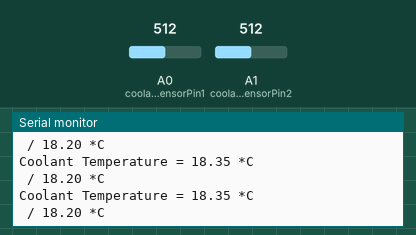
Simulated run of this sketch. Board: Arduino Uno, built with avr-gcc and run on an emulated ATmega328P. Shown: the last lines printed to the serial monitor. The inputs (shaded band) are chosen by the test bench; at power-on: A0 (coolantsensorPin1) = 512, A1 (coolantsensorPin2) = 512.

Above: at 1.2 s.
1.3 s: A0 (coolantsensorPin1) set to 716
At 1.57 s:
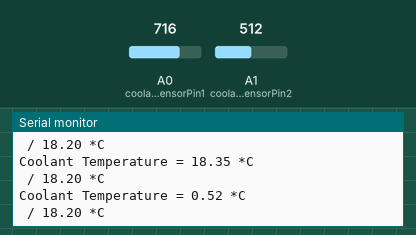
2.8 s: A1 (coolantsensorPin2) set to 716
At 3.2 s:
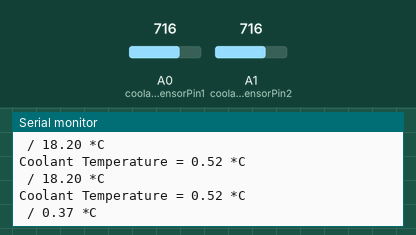
4.3 s: A0 (coolantsensorPin1) set to 900
At 4.37 s:
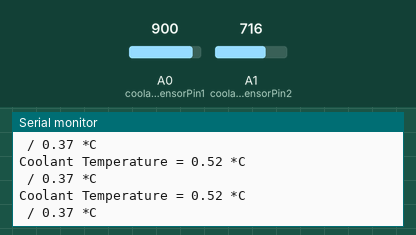
5.8 s: A1 (coolantsensorPin2) set to 900
At 6.0 s:
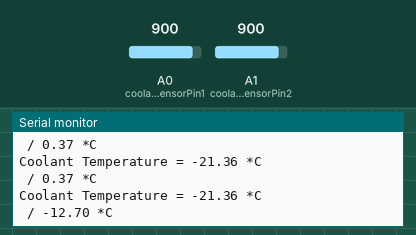
Timing chart, 0 to 8.3 s (numbered marks = the images above; inputs shaded):
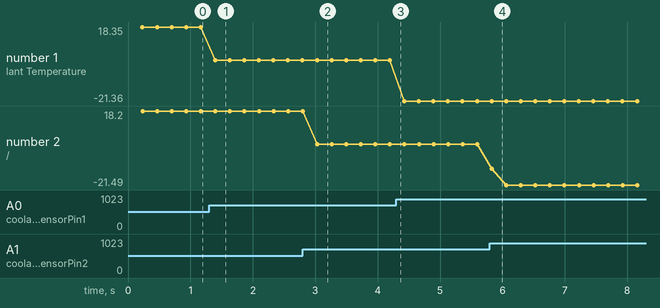

The sketch:

Temp_sensor.ino
```cpp
#include <Arduino.h>
#include <stdio.h>
#include <string.h>
#define coolantsensorDivider1 71400                    //defines the resistor value that is in series in the voltage divider
#define coolantsensorDivider2 71900                    //defines the resistor value that is in series in the voltage divider
#define coolantsensorPin1 A0                          //defines the analog pin of the input voltage from the voltage divider
#define coolantsensorPin2 A1
#define NUMSAMPLES 3                          //defines the number of samples to be taken for a smooth average
const float steinconstA = 0.00103425656083732;        //steinhart equation constant A, determined from wikipedia equations
const float steinconstB = 0.000191846988665616;       //steinhart equation constant B, determined from wikipedia equations
const float steinconstC = 0.000000180267870856939;    //steinhart equation constant C, determined from wikipedia equations
void tempsensor();


void setup() {
  // put your setup code here, to run once:
  Serial.begin(115200);
}

void loop() {
  // put your main code here, to run repeatedly:
  delay(200);
  tempsensor();
}


////////////////////////////////////////////CoolantTemp function/////////////////////////////////////////
void tempsensor(){
  float average1 = 0;
  float average2 = 0;
  for (uint8_t i=0; i<NUMSAMPLES; i++) {
    average1 += analogRead(coolantsensorPin1);
    average2 += analogRead(coolantsensorPin2);
    //Serial.print("average1 = ");
    //Serial.print(average1);Serial.println(" *v");
    delay(10);
  }
  //average1 = average1*3.3/4.9;
  average1 /= NUMSAMPLES;
  average1 = (coolantsensorDivider1*average1)/(1023-average1);
  //average2 = average2*3.3/4.9;
  average2 /= NUMSAMPLES;
  average2 = (coolantsensorDivider2*average2)/(1023-average2);
  float steinhart1;
  float steinhart2;
  steinhart1 = log(average1);                      //lnR
  steinhart1 = pow(steinhart1,3);                  //(lnR)^3
  steinhart1 *= steinconstC;                       //C*((lnR)^3)
  steinhart1 += (steinconstB*(log(average1)));     //B*(lnR) + C*((lnR)^3)
  steinhart1 += steinconstA;                       //Complete equation, 1/T=A+BlnR+C(lnR)^3
  steinhart1 = 1.0/steinhart1;                     //Inverse to isolate for T
  steinhart1 -= 273.15;

  steinhart2 = log(average2);                      //lnR
  steinhart2 = pow(steinhart2,3);                  //(lnR)^3
  steinhart2 *= steinconstC;                       //C*((lnR)^3)
  steinhart2 += (steinconstB*(log(average2)));     //B*(lnR) + C*((lnR)^3)
  steinhart2 += steinconstA;                       //Complete equation, 1/T=A+BlnR+C(lnR)^3
  steinhart2 = 1.0/steinhart2;                     //Inverse to isolate for T
  steinhart2 -= 273.15;
  Serial.print("Coolant Temperature = ");
  Serial.print(steinhart1);Serial.println(" *C");
  Serial.print(" / ");Serial.print(steinhart2);Serial.println(" *C");
  //CoolantTemp1 = steinhart1 ;
  //CoolantTemp2 = steinhart2 ;

  return;
}
```

Measured:
- after the input at 1.3 s, the serial monitor: prints a new line after 0.10 s (image 1)
- after the input at 2.8 s, the serial monitor: prints a new line after 0.23 s (image 2)
- after the input at 5.8 s, the serial monitor: prints a new line at once (image 4)
- plotted number 1: 18.35 → 0.52 after the input at 1.3 s, 0.52 → -21.36 after the input at 4.3 s
- plotted number 2: 18.2 → 0.37 after the input at 2.8 s, 0.37 → -21.49 after the input at 5.8 s
